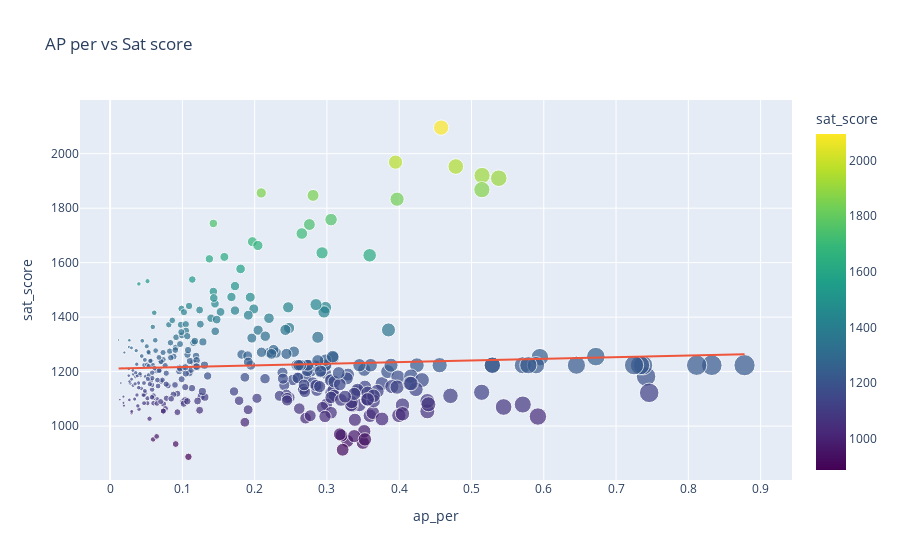

Write notebook code for a chart like this one.
### Markdown cell above
## AP per and SAT score

### Code cell
fig = px.scatter(combined[['sat_score','SCHOOL NAME', 'ap_per', 'boro']].dropna(),
                 trendline='ols',
                 x="ap_per", 
                 y="sat_score", 
                 size="ap_per", 
                 color="sat_score", 
                 size_max=15, 
                 hover_name="SCHOOL NAME", 
                 hover_data=['boro', 'ap_per','sat_score'],
                 color_continuous_scale=px.colors.sequential.Viridis, 
                 title='AP per vs Sat score')
fig.show()

### Figure 1 — Plotly figure (JSON) as saved in the notebook; plotly's stock layout.template omitted (floating-point values rounded to 4 significant figures; data arrays with more than 128 entries replaced by an {"elided": "..."} marker saying what was removed)
{"data": [{"customdata": {"elided": "363x3 mixed values"}, "hovertemplate": "<b>%{hovertext}</b><br><br>ap_per=%{customdata[1]}<br>sat_score=%{marker.color}<br>boro=%{customdata[0]}<extra></extra>", "hovertext": {"elided": "363 str values"}, "legendgroup": "", "marker": {"color": {"elided": "363 float values"}, "coloraxis": "coloraxis", "size": {"elided": "363 float values"}, "sizemode": "area", "sizeref": 0.003901, "symbol": "circle"}, "mode": "markers", "name": "", "orientation": "v", "showlegend": false, "type": "scatter", "x": {"elided": "363 float values"}, "xaxis": "x", "y": {"elided": "363 float values"}, "yaxis": "y"}, {"hovertemplate": "<b>OLS trendline</b><br>sat_score = 60.8589 * ap_per + 1210.63<br>R<sup>2</sup>=0.003269<br><br>ap_per=%{x}<br>sat_score=%{y} <b>(trend)</b><extra></extra>", "legendgroup": "", "marker": {"symbol": "circle"}, "mode": "lines", "name": "", "showlegend": false, "type": "scatter", "x": {"elided": "363 float values"}, "xaxis": "x", "y": {"elided": "363 float values"}, "yaxis": "y"}], "layout": {"coloraxis": {"colorbar": {"title": {"text": "sat_score"}}, "colorscale": [[0, "#440154"], [0.1111, "#482878"], [0.2222, "#3e4989"], [0.3333, "#31688e"], [0.4444, "#26828e"], [0.5556, "#1f9e89"], [0.6667, "#35b779"], [0.7778, "#6ece58"], [0.8889, "#b5de2b"], [1, "#fde725"]]}, "legend": {"itemsizing": "constant", "tracegroupgap": 0}, "title": {"text": "AP per vs Sat score"}, "xaxis": {"anchor": "y", "domain": [0, 1], "title": {"text": "ap_per"}}, "yaxis": {"anchor": "x", "domain": [0, 1], "title": {"text": "sat_score"}}}}
